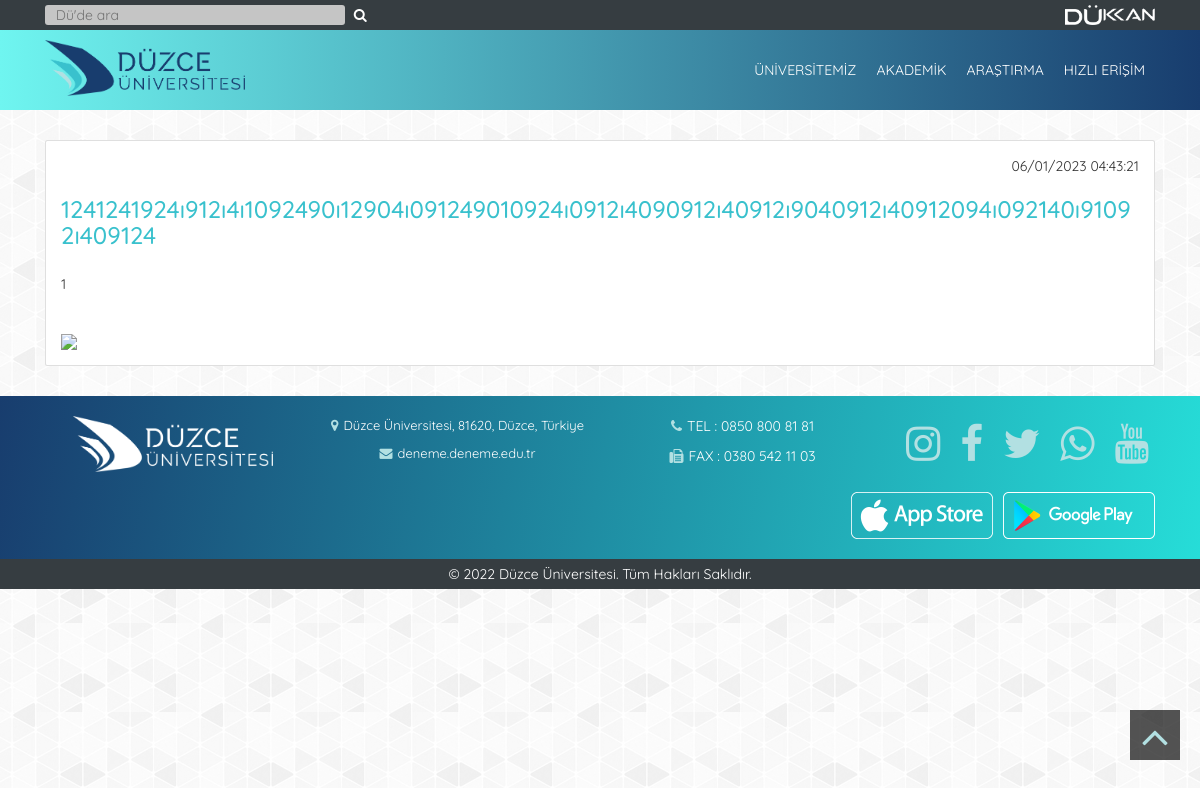
/etkinlikler/etkinlik/48, run on the app's committed database.
### tables this page shows
CREATE TABLE IF NOT EXISTS `etkinlikler` (
  `id` int(11) NOT NULL AUTO_INCREMENT,
  `etkinlikBaslik` varchar(255) NOT NULL,
  `etkinlikIcerik` text NOT NULL,
  `etkinlikGorsel` varchar(255) NOT NULL,
  `etkinlikTarih` varchar(255) NOT NULL,
  PRIMARY KEY (`id`)
);

### application/helpers/layout_helper.php (called while the page is built, shortened)
<?php
function load_view($view, $data = NULL)
{
    $ci = get_instance();
    $ci->load->view("layout/header", $data);
    $ci->load->view($view, $data);
}
?>

### application/controllers/Etkinlikler.php (called while the page is built, shortened)
<?php
class Etkinlikler extends CI_Controller {
    public function etkinlik($id)
    {
        $etkinlik = $this->Etkinlikler_Model->get_etkinlik($id);
        $data = [
            "etkinlik" => $etkinlik,
            "title"    => 'Düzce Üniversitesi - Etkinlikler'
        ];
        load_view("EtkinlikDetay_View", $data);
    }
}
?>

### index.php (called while the page is built, shortened)
<?php
require_once BASEPATH.'core/CodeIgniter.php';

### application/models/Etkinlikler_Model.php (called while the page is built, shortened)
<?php
class Etkinlikler_Model extends CI_Model {
    public function get_etkinlik($id)
    {
        return $this->db->select('*')->from('etkinlikler')->where('id', $id)->get()->row();
    }
}
?>

### application/views/EtkinlikDetay_View.php (the view, shortened to what this page needs)
<div class="container">
    <div class="card haberdetay-kapsayici">
        <span class="haberdetay-tarih"><?php echo $etkinlik->etkinlikTarih; ?></span>
        <h3 class="haberdetay-baslik"><?php echo $etkinlik->etkinlikBaslik; ?></h3>
        <p class="haberdetay-aciklama"><?php echo $etkinlik->etkinlikIcerik; ?></p>
        <img class="haberdetay-resim" src="<?php echo base_url() ?>uploads/etkinlikler/<?php echo $etkinlik->etkinlikGorsel; ?>">
    </div>
</div>

### css/custom.css (style rules this page uses)
* { margin:0; padding:0; }
:root { --konseptRenk1 : #183d6e; --konseptRenk2 : #39c1cd; --konseptRenk3 : #b2e0e2; --konseptRenk4 : #0c2e5a; --headerKusakRengi : #363d41; --footerKusakRengi : #363d41; --headerRengi : linear-gradient(270deg, rgba(24,61,110,1) 0%, rgb(111, 245, 240) 100%); --footerRengi : linear-gradient(100deg, rgba(24,61,110,1) 0%, rgba(38,221,216,1) 100%); --hizliErisimAcilirMenuRengi : linear-gradient(359deg, rgba(24,61,110,1) 0%, rgb(1 1 17) 100%); --hamburgerMenuArkaplanRengi : aqua; --seffaflik :rgba(0, 0, 0, 0.67) !important; --navbarLinkHoverArkaplanRengi : #183d6e; --navbarLinkHoverYaziRengi : #fff; --ikonRenkleri : #b2e0e2; --footerYaziRenkleri : #fff; }
body { font-family: 'Quicksand' !important; position: relative; background-image: url("../img/background-pattern.png"); }
.haberdetay-kapsayici { margin-top:30px; margin-bottom:30px; }
.haberdetay-tarih { padding-left:15px; padding-right: 15px; padding-top:15px; display: flex; justify-content: right; }
.haberdetay-baslik { padding-left:15px; padding-right:15px; padding-bottom:15px; color:var(--konseptRenk2); }
.haberdetay-aciklama { padding-left:15px; padding-right:15px; padding-bottom:15px; word-wrap: break-word; white-space: pre-wrap; }
.haberdetay-resim { max-height: 700px; object-fit: contain; padding-top:15px; padding-bottom:15px; padding-left:15px; padding-right:15px; }

### data on the page
etkinlikler: etkinlikTarih "06/01/2023 04:43:21", etkinlikBaslik "1241241924ı912ı4ı1092490ı12904ı091249010924ı0912ı4090912ı40912ı9040912ı40912094ı092140ı91092ı409124", etkinlikIcerik "1"
